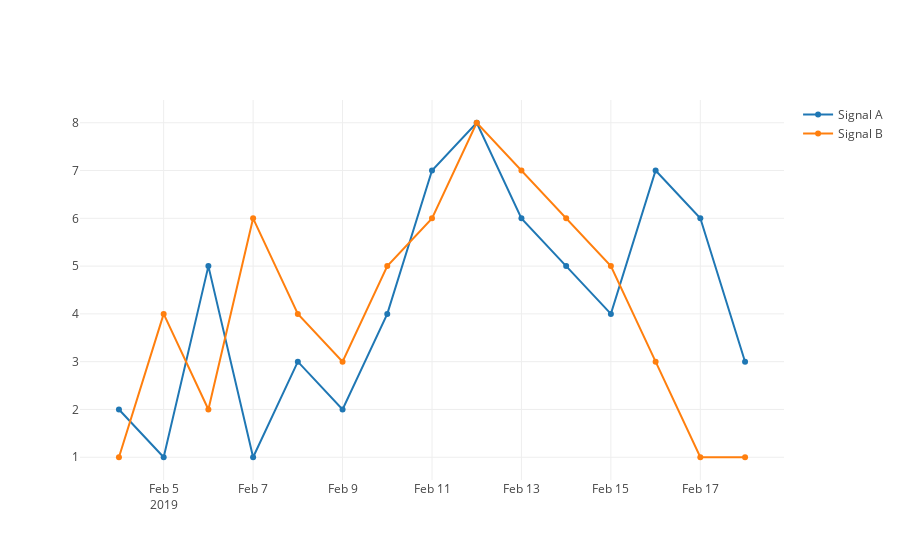

The code cell stored with this chart in its notebook:
### Markdown cell above
### 2.2 双线同图

### Code cell
trace_1 = go.Scatter(
    x = df.index,
    y = df['A'],
    name = 'Signal A') # 和之前一样，我们创建了一条trace叫'Signal A'

trace_2 = go.Scatter(
    x = df.index,
    y = df['B'],
    name = 'Signal B') # 此处我们创建另一条trace，叫'Signal B'

fig = go.Figure(data=[trace_1, trace_2]) # 我们将trace_1与trace_2一并放入画布

plotly.offline.iplot(fig) # 绘制

### Figure 1 — Plotly figure (JSON) as saved in the notebook; plotly's stock layout.template omitted (floating-point values rounded to 4 significant figures)
{"data": [{"name": "Signal A", "type": "scatter", "uid": "83418706-5935-11e9-9c32-c8d3ffec4c05", "x": ["2019-02-04", "2019-02-05", "2019-02-06", "2019-02-07", "2019-02-08", "2019-02-09", "2019-02-10", "2019-02-11", "2019-02-12", "2019-02-13", "2019-02-14", "2019-02-15", "2019-02-16", "2019-02-17", "2019-02-18"], "y": [2, 1, 5, 1, 3, 2, 4, 7, 8, 6, 5, 4, 7, 6, 3]}, {"name": "Signal B", "type": "scatter", "uid": "83418707-5935-11e9-87d9-c8d3ffec4c05", "x": ["2019-02-04", "2019-02-05", "2019-02-06", "2019-02-07", "2019-02-08", "2019-02-09", "2019-02-10", "2019-02-11", "2019-02-12", "2019-02-13", "2019-02-14", "2019-02-15", "2019-02-16", "2019-02-17", "2019-02-18"], "y": [1, 4, 2, 6, 4, 3, 5, 6, 8, 7, 6, 5, 3, 1, 1]}], "layout": {}}
